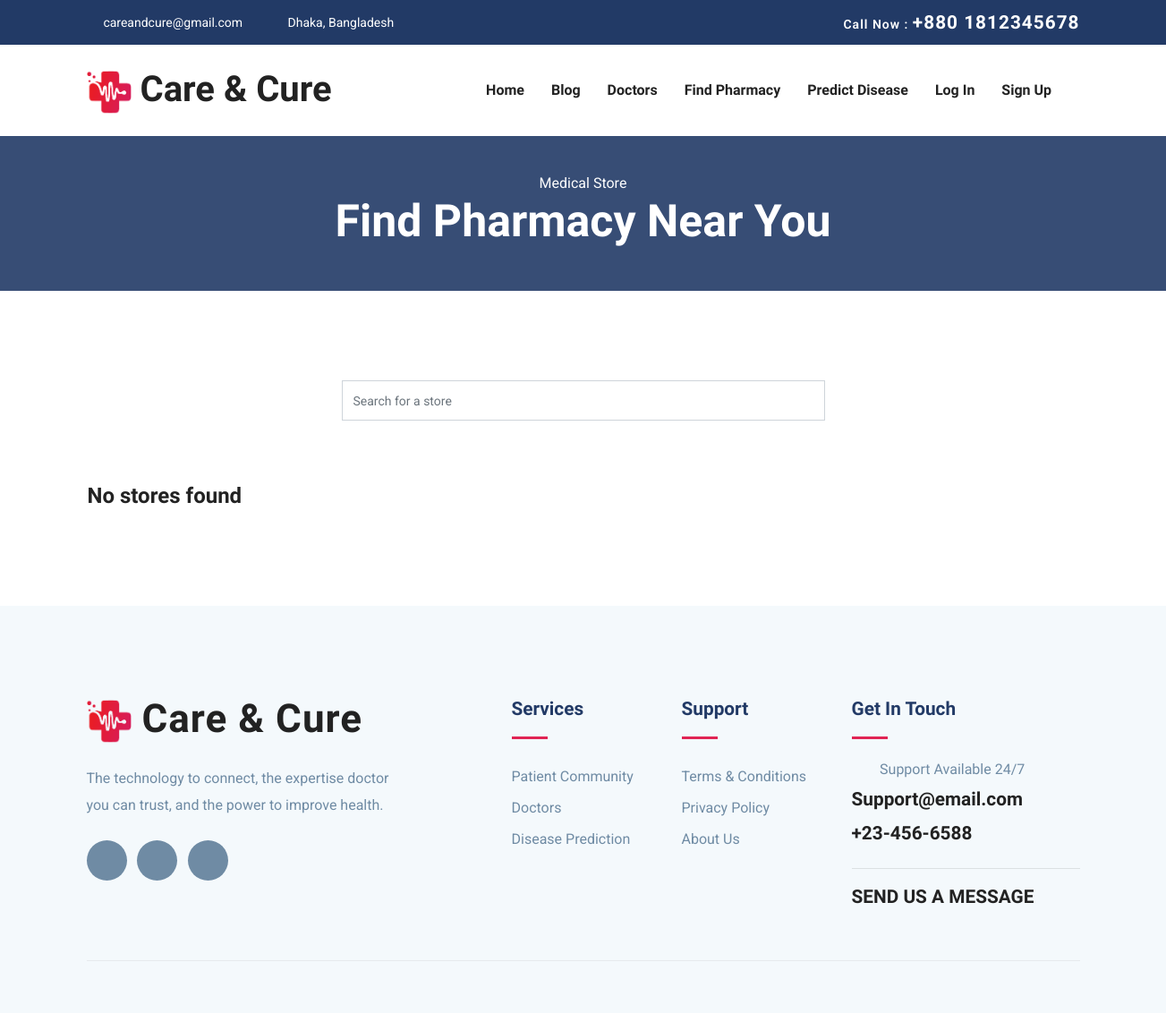
Before: /medical-store/ with the older database file.
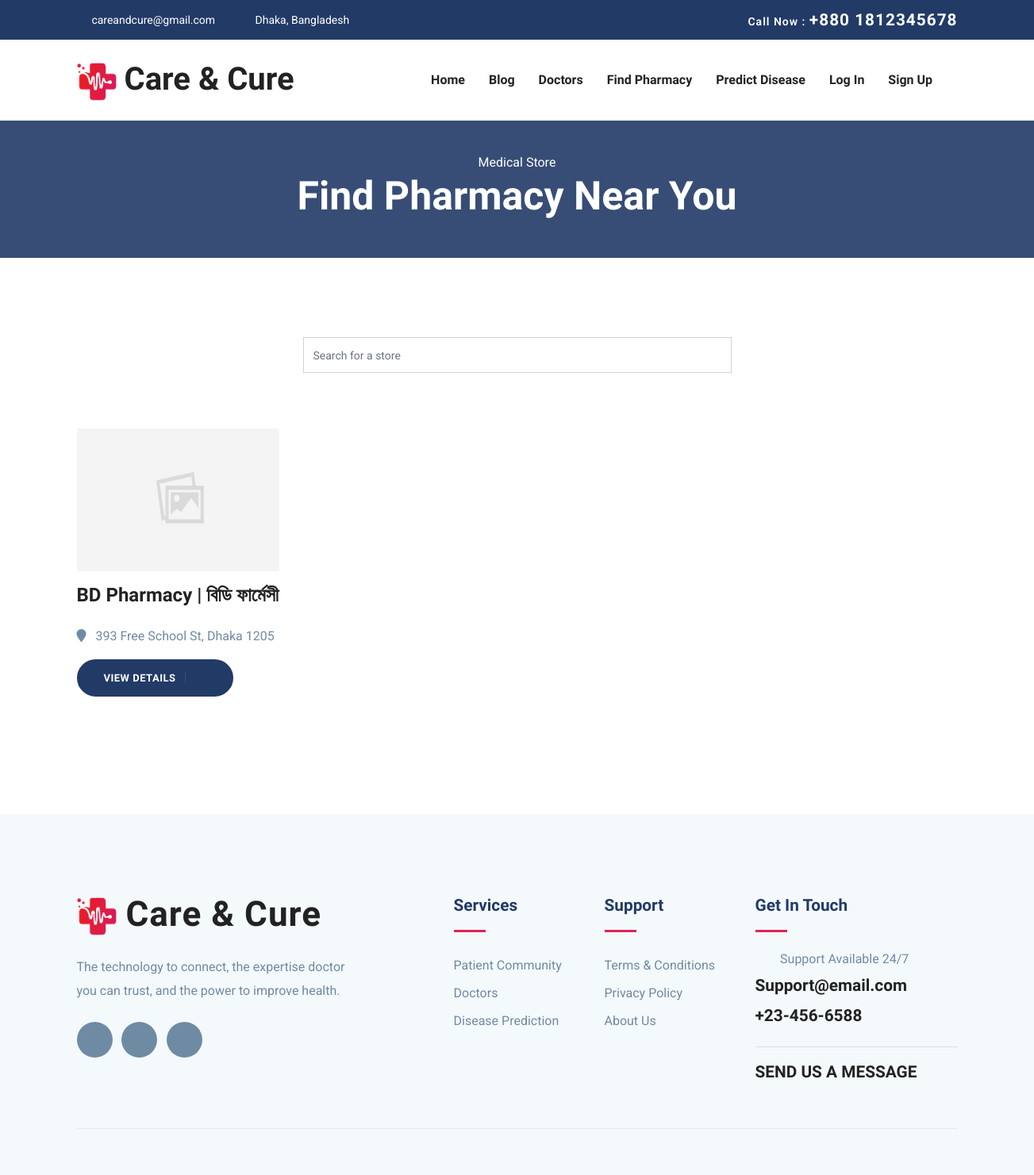
After: the same page with the newer database file.
### medical_store_control/models.py (models this page shows, shortened)
class StoreModel(models.Model):
	name = models.CharField(max_length=100)
	address = models.CharField(max_length=100)
	longitude = models.DecimalField(max_digits=12, decimal_places=8, default=0.0)
	latitude = models.DecimalField(max_digits=12, decimal_places=8, default=0.0)
	phone = models.CharField(max_length=100, blank=True, null=True)
	email = models.CharField(max_length=100, blank=True, null=True)
	description = models.TextField()
	image = models.ImageField(upload_to="store_image", null=True, blank=True)
	created_at = models.DateTimeField(auto_now_add=True)
	updated_at = models.DateTimeField(auto_now=True)
	class Meta:
		verbose_name = "Store"
		verbose_name_plural = "Stores"

### medical_store_control/views.py (the view)
# urls.py: path("", home_view, name="medical-store-home"),
def home_view(request):
    stores = StoreModel.objects.order_by("?")
    context = {
        "stores": stores
    }
    return render(request, "pages/medical-store/store-home.html", context)

### templates/pages/medical-store/store-home.html (shortened to what this page needs)
{% extends "base.html" %}
{% load static %}
{% block title %} - Medical Store{% endblock %}{% block content %}
<section class="page-title bg-1">
	<div class="container">
		<div class="row">
			<div class="col-md-12">
				<div class="block text-center">
					<span class="text-white">Medical Store</span>
					<h1 class="text-capitalize mb-5 text-lg">Find Pharmacy Near you</h1>
				</div>
			</div>
		</div>
	</div>
</section>
<section class="section blog-wrap">
	<div class="container">
		<div class="row justify-content-center">
			<div class="col-lg-6 text-center">
				<div class="section-title">
					<input type="text" class="form-control" placeholder="Search for a store" id="store_search"
						onkeyup="searchStore()">
				</div>
			</div>
		</div>
		<div class="row">
			<div class="col-lg-12">
				<div class="row">
					{% if not stores %}
					<h3 class="mx-3">No stores found</h3>
					{% endif %}
					{% for store in stores %}
					<div class="col-lg-3 col-sm-6 col-md-6 mb-4 mb-5">
						<div class="blog-item">
							<div class="blog-thumb">
								{% if store.image %}
								<img src="{{ store.image.url }}" alt="{{ post.title }}" class="img-fluid" style="height: 180px;">
								{% else %}
								<img src="{% static 'images/placeholders/article-image-placeholder.jpg' %}"
									alt="{{ post.title }}" class="img-fluid" style="height: 180px;">
								{% endif %}
							</div>
							<div class="blog-item-content">
								<h3 class="mt-3 mb-3">
									<a href="#">
										{{ store.name }}
									</a>
								</h3>
								<div class="blog-item-meta mb-3 mt-4">
									<span class="text-capitalize">
										<i class="fa fa-map-marker mr-2"></i> {{ store.address }}
									</span>
								</div>
								<a href="{% url 'store-detail' store.id %}"
									class="btn btn-main btn-icon btn-round-full">
									View Details <i class="icofont-simple-right ml-2"></i>
								</a>
							</div>
						</div>
					</div>
					{% endfor %}
				</div>
			</div>
		</div>
	</div>
</section>
{% endblock %}

Changed rows visible on the page:
added StoreModel: name "BD Pharmacy | বিডি ফার্মেসী", address "393 Free School St, Dhaka 1205"
Other visible differences:
text no longer shown: "No stores found"
